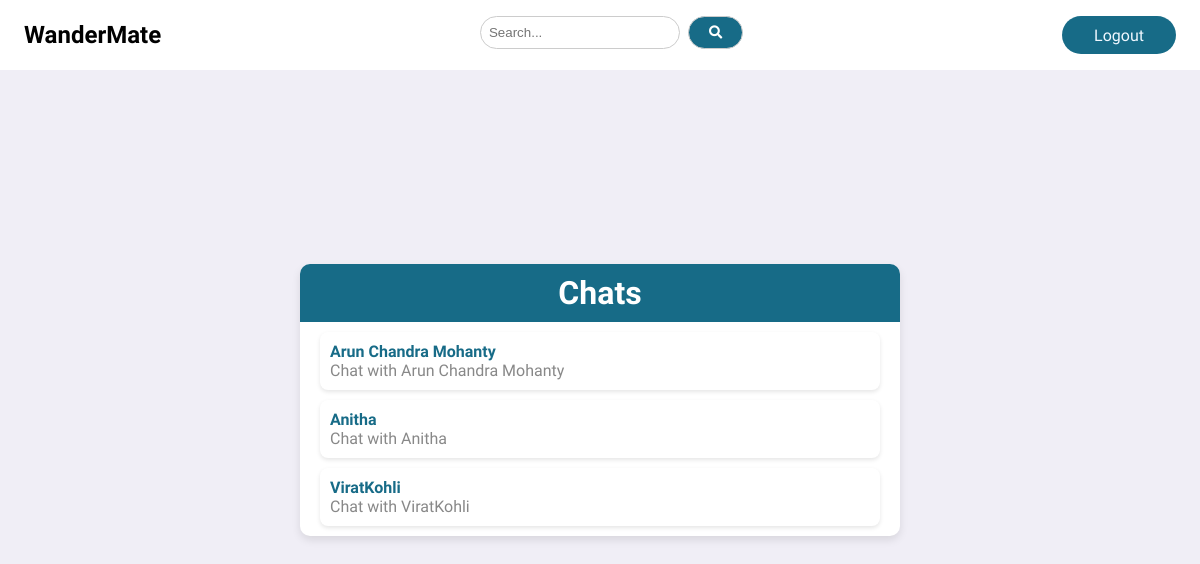
The app's page /chat/ (signed in), older data.
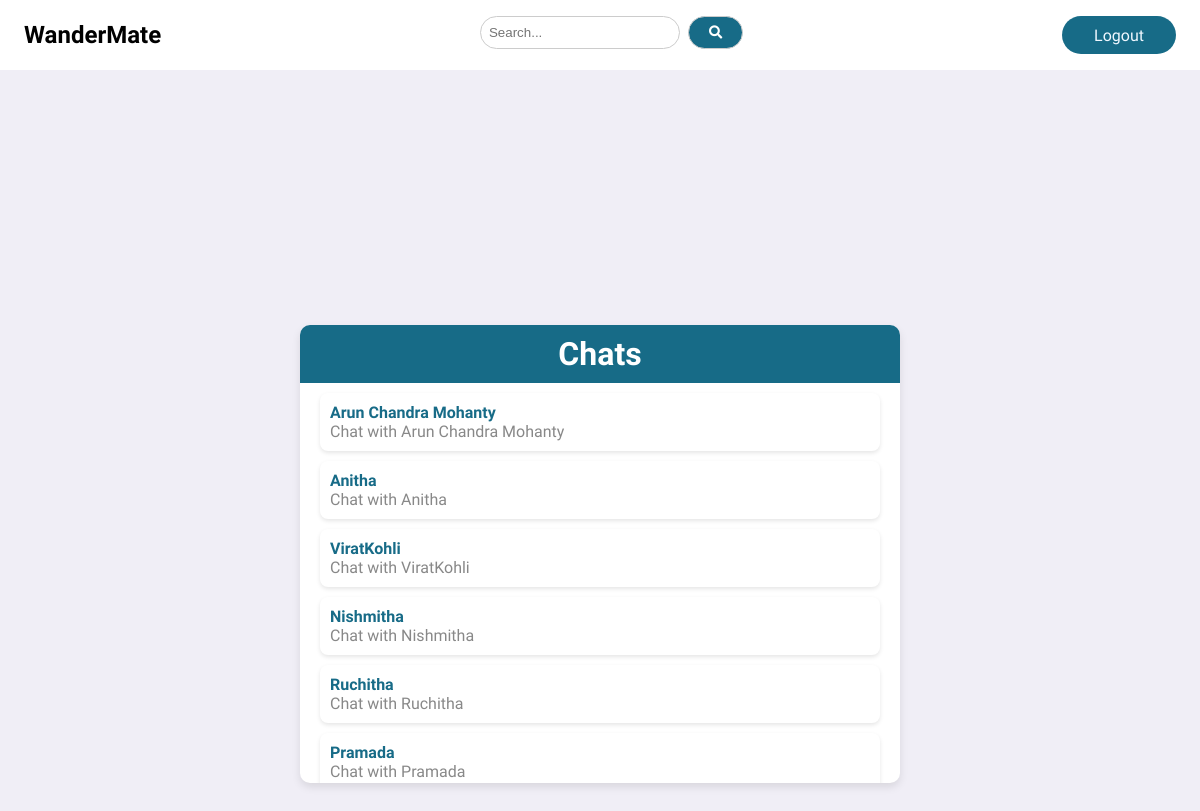
The same page, newer data.
### core/models.py (models this page shows, shortened)
class FollowersCount(models.Model):
    follower = models.CharField(max_length = 100)
    user = models.CharField(max_length = 100)

### core/views.py (the view)
# urls.py: path('chat/', views.chat, name = "chat"),
@login_required(login_url='core:signinSignup')
def chat(request):
    user_name = request.user
    followers_list = FollowersCount.objects.filter(user = user_name)
    return render(request, 'chat.html', {'followers_list':followers_list})

### templates/chat.html (shortened to what this page needs)
{% extends 'base.html' %}
{% load static %}
{% block content%}
<div class="chat-body">
    <div class="chat-container">
        <div class="chat-header">
            <h1>Chats</h1>
        </div>
        <ul class="chat-list">
            {% for follower in followers_list %}
            <li class="chat-item" href = "#">
                <a href = "{% url 'core:user_chat_room' follower.follower user.username %}" style = "text-decoration:none">
                <div class="chat-info">
                    <div class="sender">{{follower.follower}}</div>
                    <div class="last-message">Chat with {{follower.follower}}</div>
                </div>
                </a>
            </li>
            {% endfor %}
        </ul>
    </div>
</div>
{% endblock %}

Row changes from the older to the newer data that the page shows:
added FollowersCount: follower "Nishmitha"
added FollowersCount: follower "Ruchitha"
added FollowersCount: follower "Pramada"
